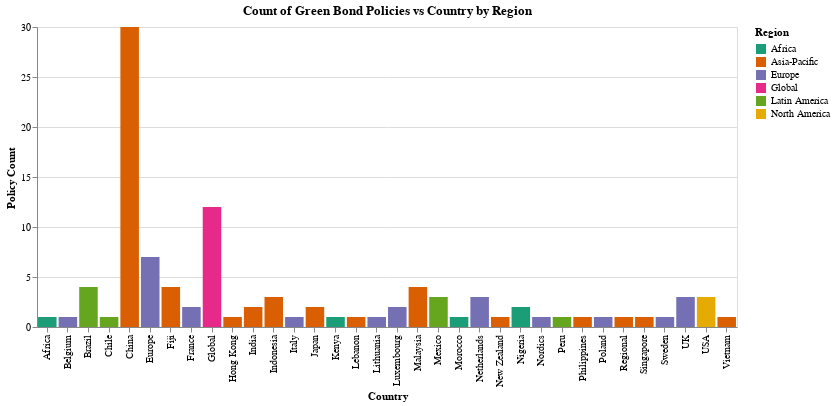

Here is the notebook cell this chart was saved with:
### Markdown cell above
#### Policies by Country and Region Visualization

### Code cell
def policies_vs_country(df):
    # Creates new dataframe to aggregate count of policies grouped by country
    df1 = df.groupby("Country").count().reset_index()
    df1=df1.rename(columns={"Policy": "Policy Count"})
    for i in range(len(df1["Country"])):
        region = df.loc[df["Country"] == df1["Country"][i], "Region"].iloc[0]
        df1.loc[i, "Region"] = region

    # Creates region select dropdown
    regions = list(df["Region"].unique())
    region_dropdown = alt.binding_select(options = regions, name = "Select Region ")
    region_select = alt.selection_point(fields=["Region"], bind = region_dropdown)

    # Creates bar chart with embedded region filter dropdown and set color scheme
    fig = alt.Chart(df1).mark_bar().encode(
        x = "Country",
        y = "Policy Count",
        color = alt.Color("Region", scale=alt.Scale(scheme = "dark2")) 
        ).add_params(region_select
        ).transform_filter(region_select
        ).properties(width = 700, title = "Count of Green Bond Policies vs Country by Region")
    
    return fig

policies_vs_country(gb_pol)

### Figure 1 — Vega-Lite specification as saved in the notebook (floating-point values rounded to 4 significant figures)
{"config": {"view": {"continuousWidth": 300, "continuousHeight": 300}}, "data": {"name": "data-b27affd803a6ff0eb38dda7b7b3b8fdb"}, "mark": {"type": "bar"}, "encoding": {"color": {"field": "Region", "scale": {"scheme": "dark2"}, "type": "nominal"}, "x": {"field": "Country", "type": "nominal"}, "y": {"field": "Policy Count", "type": "quantitative"}}, "params": [{"name": "param_1", "select": {"type": "point", "fields": ["Region"]}, "bind": {"input": "select", "options": ["Global", "Asia-Pacific", "Africa", "Europe", "Latin America", "North America"], "name": "Select Region "}}], "title": "Count of Green Bond Policies vs Country by Region", "transform": [{"filter": {"param": "param_1"}}], "width": 700, "$schema": "https://vega.github.io/schema/vega-lite/v5.15.1.json", "datasets": {"data-b27affd803a6ff0eb38dda7b7b3b8fdb": [{"Country": "Africa", "CBID": 1, "Areas": 1, "PolicyType": 1, "Policy Count": 1, "Region": "Africa", "Actor ": 1, "ActorType": 1, "Date": 1, "Description": 1, "Links": 1}, {"Country": "Belgium", "CBID": 1, "Areas": 1, "PolicyType": 1, "Policy Count": 1, "Region": "Europe", "Actor ": 1, "ActorType": 1, "Date": 1, "Description": 1, "Links": 1}, {"Country": "Brazil", "CBID": 4, "Areas": 4, "PolicyType": 4, "Policy Count": 4, "Region": "Latin America", "Actor ": 4, "ActorType": 4, "Date": 4, "Description": 4, "Links": 4}, {"Country": "Chile", "CBID": 1, "Areas": 1, "PolicyType": 1, "Policy Count": 1, "Region": "Latin America", "Actor ": 1, "ActorType": 1, "Date": 1, "Description": 1, "Links": 1}, {"Country": "China", "CBID": 30, "Areas": 30, "PolicyType": 30, "Policy Count": 30, "Region": "Asia-Pacific", "Actor ": 30, "ActorType": 30, "Date": 30, "Description": 27, "Links": 30}, {"Country": "Europe", "CBID": 7, "Areas": 7, "PolicyType": 7, "Policy Count": 7, "Region": "Europe", "Actor ": 7, "ActorType": 7, "Date": 7, "Description": 7, "Links": 7}, {"Country": "Fiji", "CBID": 4, "Areas": 4, "PolicyType": 4, "Policy Count": 4, "Region": "Asia-Pacific", "Actor ": 4, "ActorType": 4, "Date": 4, "Description": 4, "Links": 4}, {"Country": "France", "CBID": 2, "Areas": 2, "PolicyType": 2, "Policy Count": 2, "Region": "Europe", "Actor ": 2, "ActorType": 2, "Date": 2, "Description": 2, "Links": 2}, {"Country": "Global", "CBID": 12, "Areas": 12, "PolicyType": 12, "Policy Count": 12, "Region": "Global", "Actor ": 12, "ActorType": 12, "Date": 12, "Description": 12, "Links": 12}, {"Country": "Hong Kong", "CBID": 1, "Areas": 1, "PolicyType": 1, "Policy Count": 1, "Region": "Asia-Pacific", "Actor ": 1, "ActorType": 1, "Date": 1, "Description": 1, "Links": 1}, {"Country": "India", "CBID": 2, "Areas": 2, "PolicyType": 2, "Policy Count": 2, "Region": "Asia-Pacific", "Actor ": 2, "ActorType": 2, "Date": 2, "Description": 2, "Links": 2}, {"Country": "Indonesia", "CBID": 3, "Areas": 3, "PolicyType": 3, "Policy Count": 3, "Region": "Asia-Pacific", "Actor ": 3, "ActorType": 3, "Date": 3, "Description": 3, "Links": 3}, {"Country": "Italy", "CBID": 1, "Areas": 1, "PolicyType": 1, "Policy Count": 1, "Region": "Europe", "Actor ": 1, "ActorType": 1, "Date": 1, "Description": 1, "Links": 1}, {"Country": "Japan", "CBID": 2, "Areas": 2, "PolicyType": 2, "Policy Count": 2, "Region": "Asia-Pacific", "Actor ": 2, "ActorType": 2, "Date": 2, "Description": 2, "Links": 2}, {"Country": "Kenya", "CBID": 1, "Areas": 1, "PolicyType": 1, "Policy Count": 1, "Region": "Africa", "Actor ": 1, "ActorType": 1, "Date": 1, "Description": 1, "Links": 1}, {"Country": "Lebanon", "CBID": 1, "Areas": 1, "PolicyType": 1, "Policy Count": 1, "Region": "Asia-Pacific", "Actor ": 1, "ActorType": 1, "Date": 1, "Description": 1, "Links": 1}, {"Country": "Lithuania", "CBID": 1, "Areas": 1, "PolicyType": 1, "Policy Count": 1, "Region": "Europe", "Actor ": 1, "ActorType": 1, "Date": 1, "Description": 1, "Links": 1}, {"Country": "Luxembourg", "CBID": 2, "Areas": 2, "PolicyType": 2, "Policy Count": 2, "Region": "Europe", "Actor ": 2, "ActorType": 2, "Date": 2, "Description": 2, "Links": 2}, {"Country": "Malaysia", "CBID": 4, "Areas": 4, "PolicyType": 4, "Policy Count": 4, "Region": "Asia-Pacific", "Actor ": 4, "ActorType": 4, "Date": 4, "Description": 4, "Links": 4}, {"Country": "Mexico", "CBID": 3, "Areas": 3, "PolicyType": 3, "Policy Count": 3, "Region": "Latin America", "Actor ": 3, "ActorType": 3, "Date": 3, "Description": 3, "Links": 3}, {"Country": "Morocco", "CBID": 1, "Areas": 1, "PolicyType": 1, "Policy Count": 1, "Region": "Africa", "Actor ": 1, "ActorType": 1, "Date": 1, "Description": 1, "Links": 1}, {"Country": "Netherlands", "CBID": 3, "Areas": 3, "PolicyType": 3, "Policy Count": 3, "Region": "Europe", "Actor ": 3, "ActorType": 3, "Date": 2, "Description": 3, "Links": 3}, {"Country": "New Zealand", "CBID": 1, "Areas": 1, "PolicyType": 1, "Policy Count": 1, "Region": "Asia-Pacific", "Actor ": 1, "ActorType": 1, "Date": 1, "Description": 1, "Links": 1}, {"Country": "Nigeria", "CBID": 2, "Areas": 2, "PolicyType": 2, "Policy Count": 2, "Region": "Africa", "Actor ": 2, "ActorType": 2, "Date": 2, "Description": 2, "Links": 2}, {"Country": "Nordics", "CBID": 1, "Areas": 1, "PolicyType": 1, "Policy Count": 1, "Region": "Europe", "Actor ": 1, "ActorType": 1, "Date": 1, "Description": 1, "Links": 1}, {"Country": "Peru", "CBID": 1, "Areas": 1, "PolicyType": 1, "Policy Count": 1, "Region": "Latin America", "Actor ": 1, "ActorType": 1, "Date": 1, "Description": 1, "Links": 1}, {"Country": "Philippines", "CBID": 1, "Areas": 1, "PolicyType": 1, "Policy Count": 1, "Region": "Asia-Pacific", "Actor ": 1, "ActorType": 1, "Date": 1, "Description": 1, "Links": 1}, {"Country": "Poland", "CBID": 1, "Areas": 1, "PolicyType": 1, "Policy Count": 1, "Region": "Europe", "Actor ": 1, "ActorType": 1, "Date": 1, "Description": 1, "Links": 1}, {"Country": "Regional", "CBID": 1, "Areas": 1, "PolicyType": 1, "Policy Count": 1, "Region": "Asia-Pacific", "Actor ": 1, "ActorType": 1, "Date": 1, "Description": 1, "Links": 1}, {"Country": "Singapore", "CBID": 1, "Areas": 1, "PolicyType": 1, "Policy Count": 1, "Region": "Asia-Pacific", "Actor ": 1, "ActorType": 1, "Date": 1, "Description": 1, "Links": 1}, {"Country": "Sweden", "CBID": 1, "Areas": 1, "PolicyType": 1, "Policy Count": 1, "Region": "Europe", "Actor ": 1, "ActorType": 1, "Date": 1, "Description": 1, "Links": 1}, {"Country": "UK", "CBID": 3, "Areas": 3, "PolicyType": 3, "Policy Count": 3, "Region": "Europe", "Actor ": 3, "ActorType": 3, "Date": 3, "Description": 3, "Links": 3}, {"Country": "USA", "CBID": 3, "Areas": 3, "PolicyType": 3, "Policy Count": 3, "Region": "North America", "Actor ": 3, "ActorType": 3, "Date": 3, "Description": 3, "Links": 3}, {"Country": "Vietnam", "CBID": 1, "Areas": 1, "PolicyType": 1, "Policy Count": 1, "Region": "Asia-Pacific", "Actor ": 1, "ActorType": 1, "Date": 1, "Description": 1, "Links": 1}]}}
